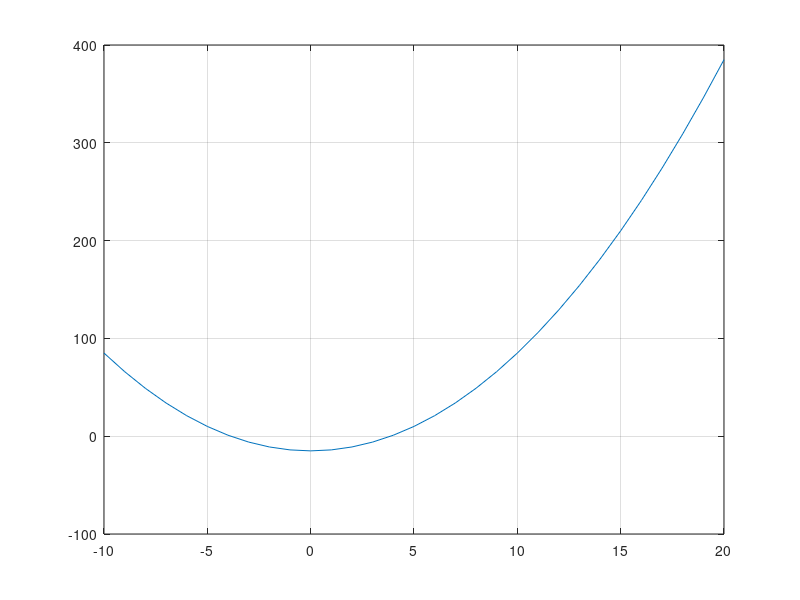

The MATLAB script that drew this image: (Note: this script raises an error after producing the figure.)
x=-10:1:20;
f=(x.^2)-15;
plot(x,f);
grid on
axis on

a=input('Introduzca el valor de a: ');
b=input('Introduzca el valor de b: ');
cont=input('Introduzca la tolerancia: ');

drawnow
pause(0.3);
MetodoBiseccion(inline('x^2-15'),a,b,cont);